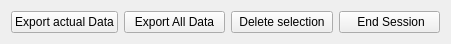
   <widget class="QWidget" name="layoutWidget">
    <property name="geometry">
     <rect>
      <x>110</x>
      <y>620</y>
      <width>451</width>
      <height>31</height>
     </rect>
    </property>
    <layout class="QHBoxLayout" name="horizontalLayout_2">
     <item>
      <widget class="QPushButton" name="ExportActualDataBtn">
       <property name="font">
        <font>
         <pointsize>9</pointsize>
        </font>
       </property>
       <property name="text">
        <string>Export actual Data</string>
       </property>
      </widget>
     </item>
     <item>
      <widget class="QPushButton" name="ExportAllDataBtn">
       <property name="font">
        <font>
         <pointsize>9</pointsize>
        </font>
       </property>
       <property name="text">
        <string>Export All Data</string>
       </property>
      </widget>
     </item>
     <item>
      <widget class="QPushButton" name="DelSelection">
       <property name="font">
        <font>
         <pointsize>9</pointsize>
        </font>
       </property>
       <property name="text">
        <string>Delete selection</string>
       </property>
      </widget>
     </item>
     <item>
      <widget class="QPushButton" name="EndButton">
       <property name="font">
        <font>
         <pointsize>9</pointsize>
        </font>
       </property>
       <property name="text">
        <string> End Session</string>
       </property>
      </widget>
     </item>
    </layout>
   </widget>
